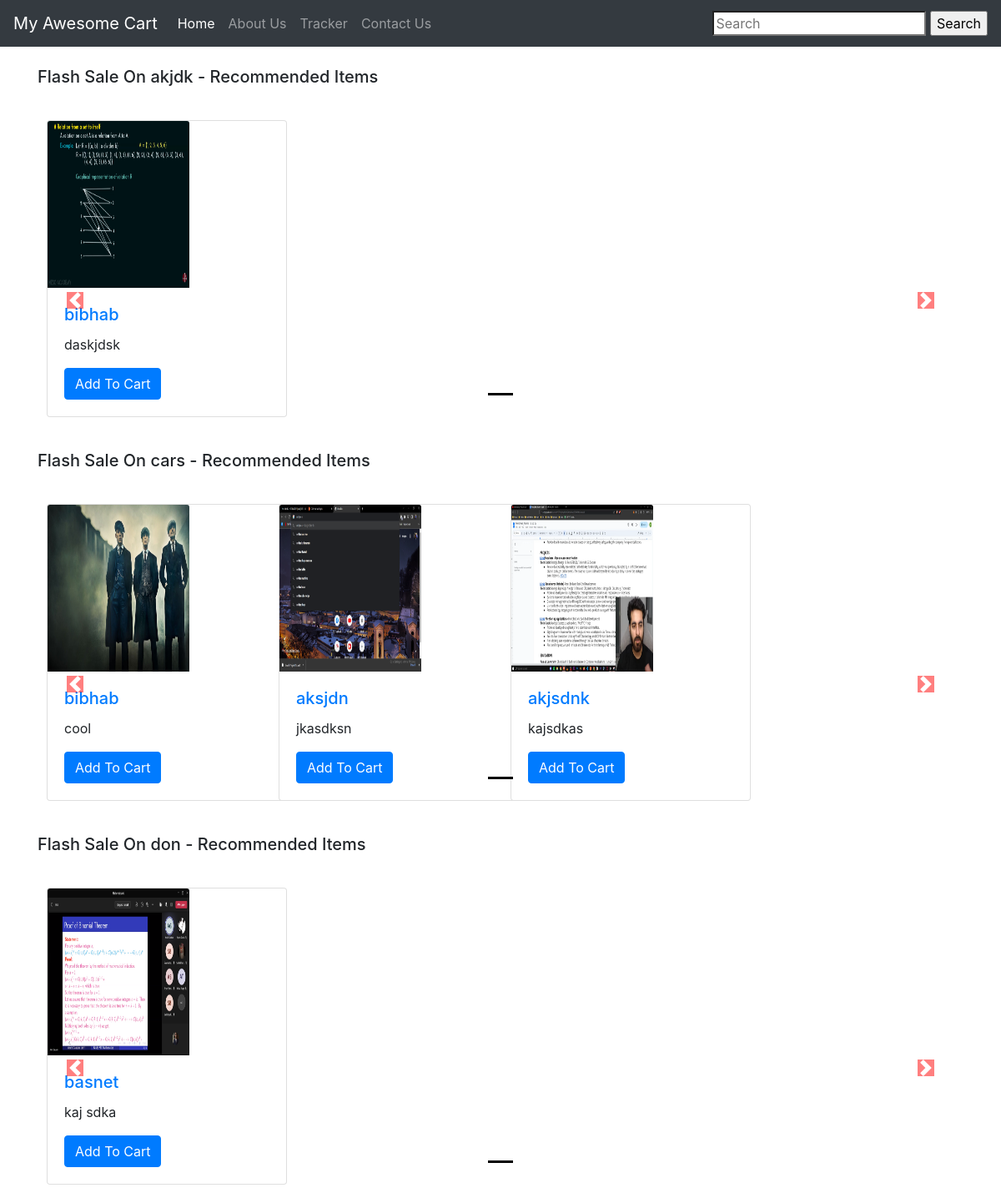
The app's page /shop/ with its own data.
### shop/models.py (models this page shows, shortened)
class Product(models.Model):
    productId = models.AutoField(primary_key=True)
    productName = models.CharField(max_length=50)
    category = models.CharField(max_length=50, default='')
    subcategory = models.CharField(max_length=50, default='')
    price = models.IntegerField(default=0)
    desc= models.CharField(max_length=400)
    pubDate = models.DateField()
    image=models.ImageField(upload_to='shop/images', default='')

### shop/views.py (the view)
# urls.py: path('', views.index, name='index'),
def index(request):
    allProds = []
    catprods = Product.objects.values('category', 'productId')
    cats = {item['category'] for item in catprods}
    for cat in cats:
        prod = Product.objects.filter(category=cat)
        n = len(prod)
        nSlides = n // 4 + ceil((n / 4) - (n // 4))
        allProds.append([prod, range(1, nSlides), nSlides])
    params = {'allProds':allProds}
    return render(request, 'shop/index.html', params)

### templates/shop/index.html (shortened to what this page needs)
{% extends 'shop/basic.html' %}
{% block body %}
{% load static %}
<div class="container">
    {% for product, range, nSlides in allProds %}
    <h5 class="my-4">Flash Sale On {{product.0.category}} - Recommended Items</h5>
    <div class="row">
<div id="demo{{forloop.counter}}" class="col carousel slide my-3" data-ride="carousel">
    <ul class="carousel-indicators">
      <li data-target="#demo{{forloop.counter}}" data-slide-to="0" class="active"></li>
    </ul>
    <div class="container carousel-inner no-padding">
      <div class="carousel-item active">
        {% for i in product %}
        <div class="col-xs-3 col-sm-3 col-md-3">
          <div class="card" style="width: 18rem;">
            <img src='/media/{{i.image}}' class="card-img-top" alt="...">
            <div class="card-body">
              <h5 class="card-title"><a href="/shop/{{i.productId}}">{{i.productName}}</a></h5>
              <p class="card-text">{{i.desc}}</p>
              <button id="pr{{i.id}}" class="btn btn-primary cart">Add To Cart</button>
            </div>
          </div>
        </div>
        {% endfor %}
    </div>
</div>
</div>
    <a class="carousel-control-prev" href="#demo{{forloop.counter}}" data-slide="prev">
        <span class="carousel-control-prev-icon"></span>
    </a>
    <a class="carousel-control-next" href="#demo{{forloop.counter}}" data-slide="next">
        <span class="carousel-control-next-icon"></span>
    </a>
        </div>
    {% endfor %}
</div>
 {% endblock %}

### static/shop/styles.css (style rules this page uses)
.col-md-3 { display: inline-block; margin-left:-4px; }
.carousel-indicators .active { background-color: black; }
.col-md-3 img { width: 170px; height: 200px; }
body .carousel-indicators { bottom: 0; }
body .carousel-control-prev-icon, body .carousel-control-next-icon { background-color: red; }
.carousel-control-prev, .carousel-control-next { top: auto; bottom: auto; padding-top: 222px; }
body .no-padding { padding-left: 0; padding-right: 0; }

### records on screen
Product: category "akjdk", image (picture), productName "bibhab", desc "daskjdsk"
Product: category "cars", image (picture), productName "bibhab", desc "cool"
Product: image (picture), productName "aksjdn", desc "jkasdksn"
Product: image (picture), productName "akjsdnk", desc "kajsdkas"
Product: category "don", image (picture), productName "basnet", desc "kaj sdka"
